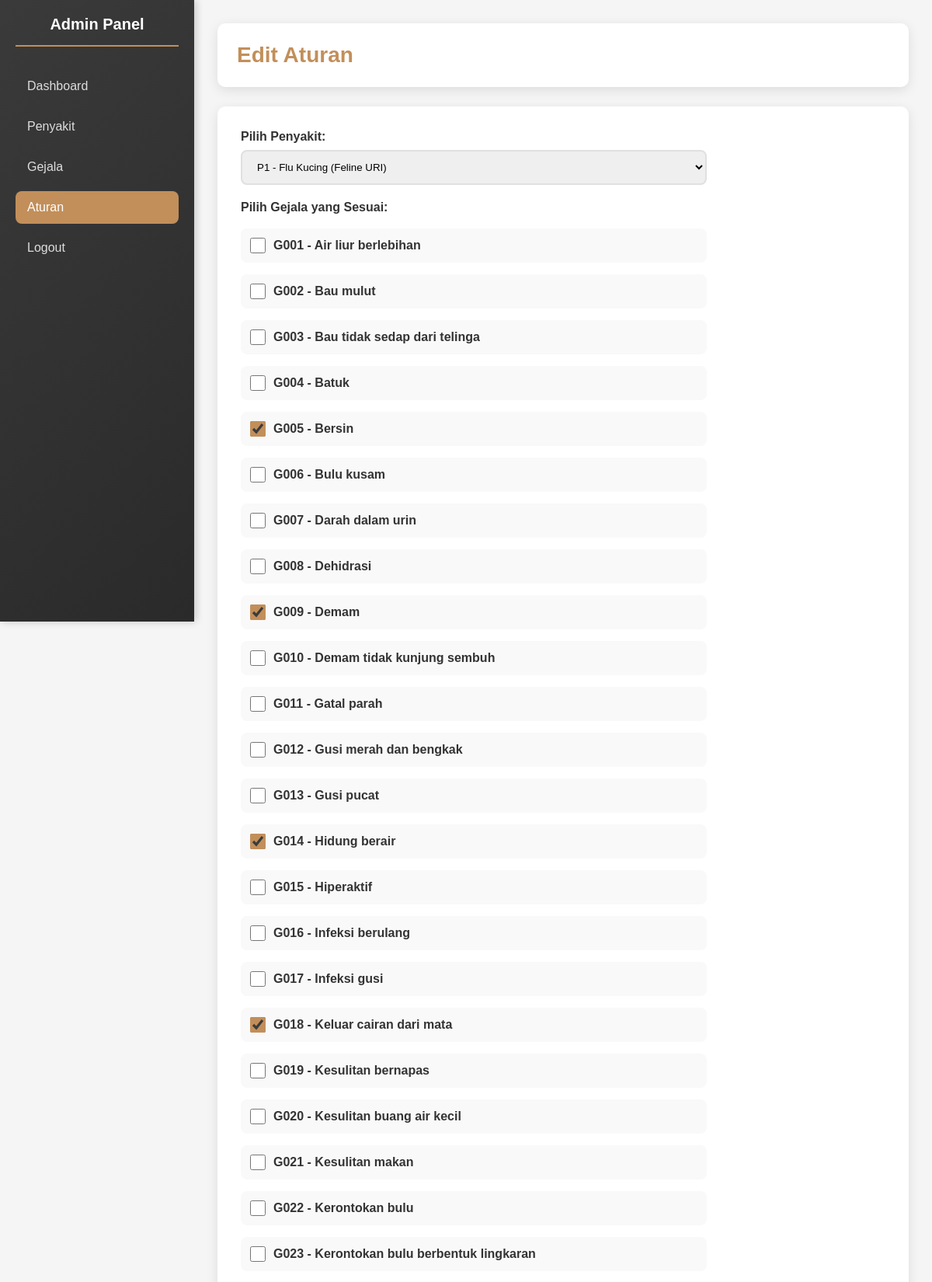
Page /admin/rule_edit.php?id=1 (upper part) on the committed database.
### tables this page shows
CREATE TABLE rule_base (
    id INT AUTO_INCREMENT PRIMARY KEY,
    disease_id INT,
    FOREIGN KEY (disease_id) REFERENCES disease(id)
);

CREATE TABLE disease (
    id INT AUTO_INCREMENT PRIMARY KEY,
    code VARCHAR(10),
    name VARCHAR(200),
    description TEXT
);

CREATE TABLE symptom (
    id INT AUTO_INCREMENT PRIMARY KEY,
    code VARCHAR(10),
    name VARCHAR(200)
);

### admin/rule_edit.php (the view, shortened to what this page needs)
<?php
require_once "../inc/config.php";
$id = $_GET['id'] ?? null;
$stmt = $pdo->prepare("SELECT * FROM rule_base WHERE id = ?");
$stmt->execute([$id]);
$rule = $stmt->fetch(PDO::FETCH_ASSOC);
$diseases = $pdo->query("SELECT * FROM disease ORDER BY code")->fetchAll(PDO::FETCH_ASSOC);
$symptoms = $pdo->query("SELECT * FROM symptom ORDER BY code")->fetchAll(PDO::FETCH_ASSOC);
$stmt = $pdo->prepare("SELECT symptom_id FROM rule_condition WHERE rule_id = ?");
$stmt->execute([$id]);
$current_symptoms = $stmt->fetchAll(PDO::FETCH_COLUMN);
?>
<!DOCTYPE html>
<html>
<head>
    <link rel="stylesheet" href="../assets/admin/style.css">
</head>
<body>
<div class="sidebar">
    <h2>Admin Panel</h2>
    <nav>
        <a href="dashboard.php">Dashboard</a>
        <a href="diseases.php">Penyakit</a>
        <a href="symtomps.php">Gejala</a>
        <a href="rules.php" class="active">Aturan</a>
        <a href="logout.php">Logout</a>
    </nav>
</div>
<div class="main-content">
    <div class="header">
        <h1>Edit Aturan</h1>
    </div>
    <div class="container">
        <form method="POST" class="form">
            <div class="form-group">
                <label for="disease_id">Pilih Penyakit:</label>
                <select id="disease_id" name="disease_id" required>
                    <?php foreach ($diseases as $disease): ?>
                        <option value="<?php echo $disease['id']; ?>"
                                <?php echo $disease['id'] == $rule['disease_id'] ? 'selected' : ''; ?>>
                            <?php echo htmlspecialchars($disease['code'] . ' - ' . $disease['name']); ?>
                        </option>
                    <?php endforeach; ?>
                </select>
            </div>
            <div class="form-group">
                <label>Pilih Gejala yang Sesuai:</label>
                <div class="checkbox-group">
                    <?php foreach ($symptoms as $symptom): ?>
                        <div class="checkbox-item">
                            <input type="checkbox" id="symptom_<?php echo $symptom['id']; ?>"
                                   name="symptom_ids[]" value="<?php echo $symptom['id']; ?>"
                                   <?php echo in_array($symptom['id'], $current_symptoms) ? 'checked' : ''; ?>>
                            <label for="symptom_<?php echo $symptom['id']; ?>">
                                <?php echo htmlspecialchars($symptom['code'] . ' - ' . $symptom['name']); ?>
                            </label>
                        </div>
                    <?php endforeach; ?>
                </div>
            </div>
        </form>
    </div>
</div>
</body>
</html>

### assets/admin/style.css (style rules this page uses)
* { margin: 0; padding: 0; box-sizing: border-box; }
body { font-family: 'Poppins', sans-serif; background: #f5f5f5; color: #333; }
.sidebar { position: fixed; left: 0; top: 0; width: 250px; height: 100vh; background: linear-gradient(135deg, #3a3a3a 0%, #2a2a2a 100%); color: white; padding: 20px; box-shadow: 2px 0 10px rgba(0, 0, 0, 0.2); overflow-y: auto; }
.sidebar h2 { margin-bottom: 30px; font-size: 20px; text-align: center; border-bottom: 2px solid #C28F5A; padding-bottom: 15px; }
.sidebar nav { display: flex; flex-direction: column; gap: 10px; }
.sidebar nav a { padding: 12px 15px; color: #ddd; text-decoration: none; border-radius: 8px; transition: all 0.3s ease; display: block; }
.sidebar nav a.active { background: #C28F5A; color: white; }
.main-content { margin-left: 250px; padding: 30px; min-height: 100vh; }
.header { background: white; padding: 25px; border-radius: 10px; margin-bottom: 25px; box-shadow: 0 4px 15px rgba(0, 0, 0, 0.1); display: flex; justify-content: space-between; align-items: center; }
.header h1 { color: #C28F5A; font-size: 28px; }
.container { background: white; padding: 30px; border-radius: 10px; box-shadow: 0 4px 15px rgba(0, 0, 0, 0.1); }
.form { max-width: 600px; }
.form-group { margin-bottom: 20px; display: flex; flex-direction: column; }
.form-group label { font-weight: 600; margin-bottom: 8px; color: #333; }
.form-group input, .form-group select, .form-group textarea { padding: 12px 15px; border: 2px solid #e0e0e0; border-radius: 8px; font-family: 'Poppins', sans-serif; transition: all 0.3s ease; }
.checkbox-group { display: grid; grid-template-columns: repeat(auto-fill, minmax(300px, 1fr)); gap: 15px; margin-top: 10px; }
.checkbox-item { display: flex; align-items: center; gap: 10px; padding: 12px; background: #f9f9f9; border-radius: 8px; transition: all 0.3s ease; }
.checkbox-item input[type="checkbox"] { width: 20px; height: 20px; cursor: pointer; accent-color: #C28F5A; }
.checkbox-item label { margin: 0; cursor: pointer; flex: 1; }

### rows in the picture
rule_base: disease_id "P1 - Flu Kucing (Feline URI)"
symptom: code+name "G001 - Air liur berlebihan"
symptom: code+name "G002 - Bau mulut"
symptom: code+name "G003 - Bau tidak sedap dari telinga"
symptom: code+name "G004 - Batuk"
symptom: id "☑", code+name "G005 - Bersin"
symptom: code+name "G006 - Bulu kusam"
symptom: code+name "G007 - Darah dalam urin"
symptom: code+name "G008 - Dehidrasi"
symptom: id "☑", code+name "G009 - Demam"
symptom: code+name "G010 - Demam tidak kunjung sembuh"
symptom: code+name "G011 - Gatal parah"
symptom: code+name "G012 - Gusi merah dan bengkak"
symptom: code+name "G013 - Gusi pucat"
symptom: id "☑", code+name "G014 - Hidung berair"
symptom: code+name "G015 - Hiperaktif"
symptom: code+name "G016 - Infeksi berulang"
symptom: code+name "G017 - Infeksi gusi"
symptom: id "☑", code+name "G018 - Keluar cairan dari mata"
symptom: code+name "G019 - Kesulitan bernapas"
symptom: code+name "G020 - Kesulitan buang air kecil"
symptom: code+name "G021 - Kesulitan makan"
symptom: code+name "G022 - Kerontokan bulu"
symptom: code+name "G023 - Kerontokan bulu berbentuk lingkaran"
